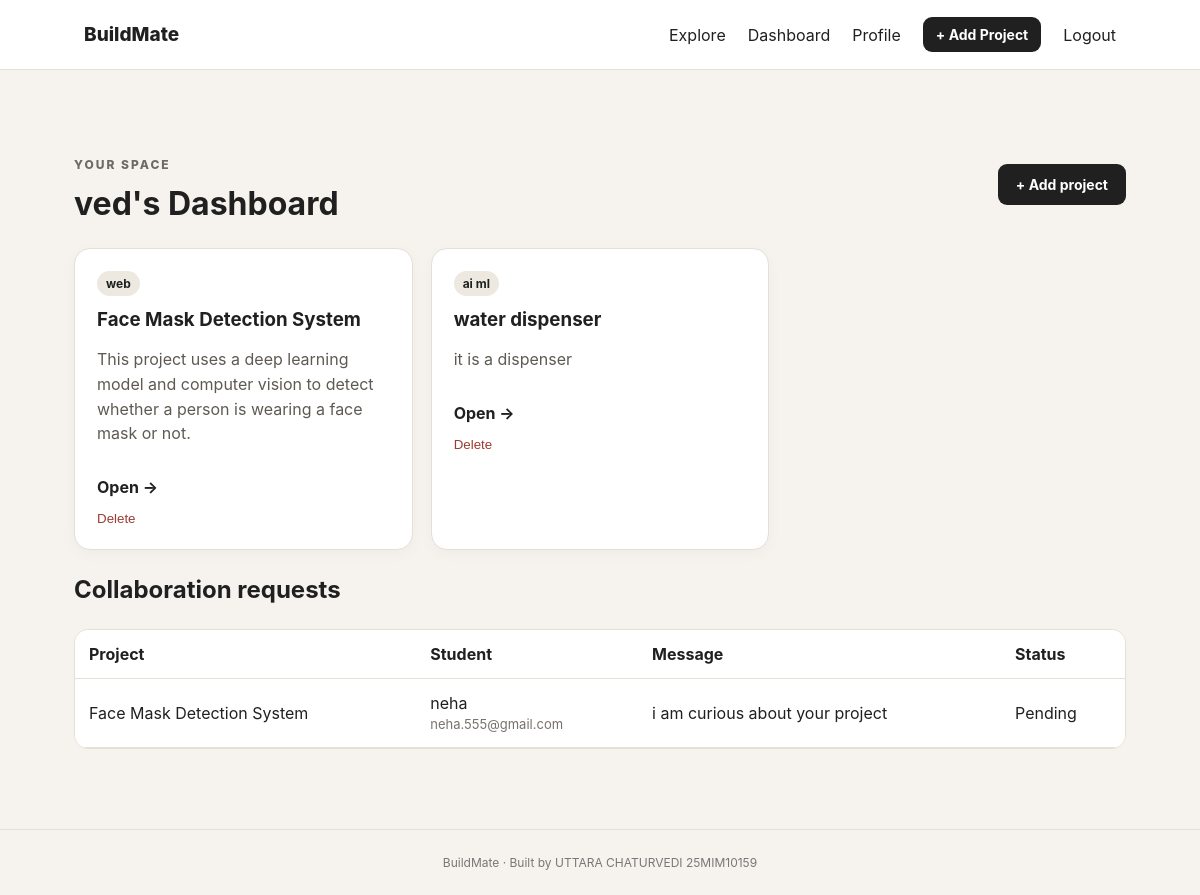
Page /dashboard (signed in) on the committed database.
### tables this page shows
CREATE TABLE projects (
        id INTEGER PRIMARY KEY AUTOINCREMENT,
        title TEXT NOT NULL,
        description TEXT NOT NULL,
        domain TEXT NOT NULL,
        technologies TEXT NOT NULL,
        difficulty TEXT NOT NULL,
        team_size INTEGER DEFAULT 1,
        github_link TEXT DEFAULT '',
        demo_link TEXT DEFAULT '',
        status TEXT DEFAULT 'Completed',
        ml_domain TEXT DEFAULT '',
        ml_confidence REAL DEFAULT 0,
        owner_id INTEGER NOT NULL,
        created_at TIMESTAMP DEFAULT CURRENT_TIMESTAMP,
        FOREIGN KEY(owner_id) REFERENCES students(id)
    );

CREATE TABLE join_requests (
        id INTEGER PRIMARY KEY AUTOINCREMENT,
        project_id INTEGER NOT NULL,
        student_id INTEGER NOT NULL,
        message TEXT DEFAULT '',
        status TEXT DEFAULT 'Pending',
        created_at TIMESTAMP DEFAULT CURRENT_TIMESTAMP,
        UNIQUE(project_id, student_id),
        FOREIGN KEY(project_id) REFERENCES projects(id),
        FOREIGN KEY(student_id) REFERENCES students(id)
    );

CREATE TABLE students (
        id INTEGER PRIMARY KEY AUTOINCREMENT,
        name TEXT NOT NULL,
        email TEXT UNIQUE NOT NULL,
        password TEXT NOT NULL,
        branch TEXT NOT NULL,
        year INTEGER NOT NULL,
        skills TEXT DEFAULT ''
    );

### app.py (the view)
@app.route("/dashboard")
def dashboard():
    if "user" not in session:
        return redirect(url_for("login"))
    uid = session["user"]["id"]
    conn = get_db()
    my_projects = conn.execute(
        "SELECT * FROM projects WHERE owner_id=? ORDER BY created_at DESC", (uid,)
    ).fetchall()
    requests = conn.execute("""
        SELECT jr.*, p.title, s.name AS student_name, s.email
        FROM join_requests jr
        JOIN projects p ON jr.project_id=p.id
        JOIN students s ON jr.student_id=s.id
        WHERE p.owner_id=?
        ORDER BY jr.created_at DESC
    """, (uid,)).fetchall()
    conn.close()
    return render_template("dashboard.html", projects=my_projects, requests=requests)

### app.py (called while the page is built)
def get_db():
    conn = sqlite3.connect(DB_PATH)
    conn.row_factory = sqlite3.Row
    return conn

@app.context_processor
def inject_user():
    return {"current_user": session.get("user")}

### templates/dashboard.html (shortened to what this page needs)
{% extends "base.html" %}
{% block content %}
<div class="section-head"><div><p class="eyebrow">YOUR SPACE</p><h1>{{ current_user.name }}'s Dashboard</h1></div><a class="btn" href="{{ url_for('new_project') }}">+ Add project</a></div>
<div class="grid">
{% for p in projects %}
<article class="card">
<span class="tag">{{ p.domain }}</span><h3>{{ p.title }}</h3>
<p>{{ p.description[:130] }}{% if p.description|length > 130 %}...{% endif %}</p>
<a class="text-link" href="{{ url_for('project_detail', project_id=p.id) }}">Open →</a>
<form method="post" action="{{ url_for('delete_project', project_id=p.id) }}" onsubmit="return confirm('Delete this project?')">
<button class="danger-link" type="submit">Delete</button>
</form>
</article>
{% else %}
<div class="empty card"><h3>No projects yet</h3><p>Add your first academic project to your profile.</p></div>
{% endfor %}
</div>
{% if requests %}
<div class="section-head"><h2>Collaboration requests</h2></div>
<div class="table-wrap"><table><tr><th>Project</th><th>Student</th><th>Message</th><th>Status</th></tr>
{% for r in requests %}<tr><td>{{ r.title }}</td><td>{{ r.student_name }}<br><span class="muted">{{ r.email }}</span></td><td>{{ r.message or "—" }}</td><td>{{ r.status }}</td></tr>{% endfor %}
</table></div>
{% endif %}
{% endblock %}

### static/style.css (style rules this page uses)
* { box-sizing:border-box }
body { margin:0;font-family:Inter,Segoe UI,Arial,sans-serif;background:#f6f3ee;color:#202020 }
a { color:inherit;text-decoration:none }
.eyebrow { font-size:12px;letter-spacing:2px;font-weight:800;color:#6d6a63 }
.btn { display:inline-block;border:0;background:#202020;color:#fff;padding:12px 18px;border-radius:9px;cursor:pointer;font-weight:700;font-size:14px }
.section-head { display:flex;justify-content:space-between;align-items:center;margin:25px 0 }
.section-head h1,.section-head h2 { margin:0 }
.grid { display:grid;grid-template-columns:repeat(3,1fr);gap:18px }
.card { background:#fff;border:1px solid #e5dfd5;border-radius:16px;padding:22px;box-shadow:0 4px 15px #00000008 }
.card h3 { margin:12px 0 8px }
.card p { line-height:1.55;color:#5e5a53 }
.tag { display:inline-block;background:#eee9e0;padding:5px 9px;border-radius:20px;font-size:12px;font-weight:700 }
.muted { color:#77736b;font-size:13px;margin-top:8px }
.text-link { display:inline-block;margin-top:15px;font-weight:700 }
.danger-link { border:0;background:none;color:#9a3c32;padding:14px 0 0;cursor:pointer }
table { width:100%;border-collapse:collapse;background:#fff }
th,td { text-align:left;padding:14px;border-bottom:1px solid #e5dfd5 }
.table-wrap { overflow:auto;border:1px solid #e5dfd5;border-radius:14px }

### rows in the picture
projects: domain "web", title "Face Mask Detection System", description "This project uses a deep learning model and computer vision to detect whether a person is wearing a face mask or not."
projects: domain "ai ml", title "water dispenser", description "it is a dispenser"
join_requests: title "Face Mask Detection System", student_name "neha", email "neha.555@gmail.com", message "i am curious about your project", status "Pending"

### other values in the picture
{{ current_user.name }} "ved"
